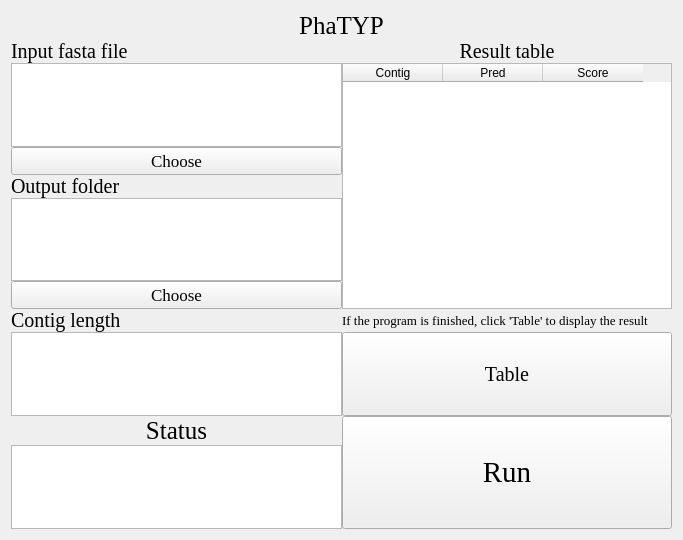
<?xml version="1.0" encoding="UTF-8"?>
<ui version="4.0">
 <class>Form</class>
 <widget class="QWidget" name="Form">
  <property name="geometry">
   <rect>
    <x>0</x>
    <y>0</y>
    <width>683</width>
    <height>540</height>
   </rect>
  </property>
  <property name="windowTitle">
   <string>Form</string>
  </property>
  <property name="styleSheet">
   <string notr="true">background-image: url(D:/tools/Pycharm/pyqt/logo/green_back.png);</string>
  </property>
  <layout class="QGridLayout" name="gridLayout_6">
   <item row="0" column="0">
    <layout class="QGridLayout" name="gridLayout">
     <property name="spacing">
      <number>0</number>
     </property>
     <item row="2" column="0">
      <widget class="QTextBrowser" name="textBrowser_2">
       <property name="styleSheet">
        <string notr="true">background-image: url(D:/Documents/Desktop/white.png)</string>
       </property>
      </widget>
     </item>
     <item row="1" column="0">
      <widget class="QLabel" name="label_2">
       <property name="font">
        <font>
         <family>Times New Roman</family>
         <pointsize>15</pointsize>
        </font>
       </property>
       <property name="text">
        <string>Input fasta file</string>
       </property>
       <property name="alignment">
        <set>Qt::AlignLeading|Qt::AlignLeft|Qt::AlignVCenter</set>
       </property>
      </widget>
     </item>
     <item row="8" column="1">
      <widget class="QPushButton" name="pushButton_4">
       <property name="sizePolicy">
        <sizepolicy hsizetype="Minimum" vsizetype="Expanding">
         <horstretch>0</horstretch>
         <verstretch>0</verstretch>
        </sizepolicy>
       </property>
       <property name="font">
        <font>
         <family>Times New Roman</family>
         <pointsize>15</pointsize>
        </font>
       </property>
       <property name="text">
        <string>Table</string>
       </property>
      </widget>
     </item>
     <item row="7" column="1">
      <widget class="QLabel" name="label_6">
       <property name="font">
        <font>
         <family>Times New Roman</family>
         <pointsize>10</pointsize>
        </font>
       </property>
       <property name="text">
        <string>If the program is finished, click 'Table' to display the result</string>
       </property>
       <property name="alignment">
        <set>Qt::AlignLeading|Qt::AlignLeft|Qt::AlignVCenter</set>
       </property>
      </widget>
     </item>
     <item row="9" column="1" rowspan="2">
      <widget class="QPushButton" name="pushButton">
       <property name="sizePolicy">
        <sizepolicy hsizetype="Expanding" vsizetype="Expanding">
         <horstretch>0</horstretch>
         <verstretch>0</verstretch>
        </sizepolicy>
       </property>
       <property name="font">
        <font>
         <family>Times New Roman</family>
         <pointsize>22</pointsize>
        </font>
       </property>
       <property name="styleSheet">
        <string notr="true">background-image: url(D:/Documents/Desktop/white.png)</string>
       </property>
       <property name="text">
        <string>Run</string>
       </property>
      </widget>
     </item>
     <item row="0" column="0" colspan="2">
      <widget class="QLabel" name="label">
       <property name="font">
        <font>
         <family>Times New Roman</family>
         <pointsize>19</pointsize>
        </font>
       </property>
       <property name="text">
        <string>PhaTYP</string>
       </property>
       <property name="alignment">
        <set>Qt::AlignCenter</set>
       </property>
      </widget>
     </item>
     <item row="4" column="0">
      <widget class="QLabel" name="label_3">
       <property name="font">
        <font>
         <family>Times New Roman</family>
         <pointsize>15</pointsize>
        </font>
       </property>
       <property name="text">
        <string>Output folder</string>
       </property>
       <property name="alignment">
        <set>Qt::AlignLeading|Qt::AlignLeft|Qt::AlignVCenter</set>
       </property>
      </widget>
     </item>
     <item row="5" column="0">
      <widget class="QTextBrowser" name="textBrowser_3">
       <property name="styleSheet">
        <string notr="true">background-image: url(D:/Documents/Desktop/white.png)</string>
       </property>
      </widget>
     </item>
     <item row="3" column="0">
      <widget class="QPushButton" name="pushButton_2">
       <property name="font">
        <font>
         <family>Times New Roman</family>
         <pointsize>13</pointsize>
        </font>
       </property>
       <property name="text">
        <string>Choose</string>
       </property>
      </widget>
     </item>
     <item row="7" column="0">
      <widget class="QLabel" name="label_5">
       <property name="font">
        <font>
         <family>Times New Roman</family>
         <pointsize>15</pointsize>
        </font>
       </property>
       <property name="text">
        <string>Contig length</string>
       </property>
       <property name="alignment">
        <set>Qt::AlignLeading|Qt::AlignLeft|Qt::AlignVCenter</set>
       </property>
      </widget>
     </item>
     <item row="6" column="0">
      <widget class="QPushButton" name="pushButton_3">
       <property name="font">
        <font>
         <family>Times New Roman</family>
         <pointsize>13</pointsize>
        </font>
       </property>
       <property name="text">
        <string>Choose</string>
       </property>
      </widget>
     </item>
     <item row="8" column="0">
      <widget class="QTextEdit" name="textEdit">
       <property name="styleSheet">
        <string notr="true">background-image: url(D:/Documents/Desktop/white.png)</string>
       </property>
      </widget>
     </item>
     <item row="9" column="0">
      <widget class="QLabel" name="label_4">
       <property name="font">
        <font>
         <family>Times New Roman</family>
         <pointsize>19</pointsize>
        </font>
       </property>
       <property name="text">
        <string>Status</string>
       </property>
       <property name="alignment">
        <set>Qt::AlignCenter</set>
       </property>
      </widget>
     </item>
     <item row="10" column="0">
      <widget class="QTextBrowser" name="textBrowser">
       <property name="styleSheet">
        <string notr="true">background-image: url(D:/Documents/Desktop/white.png)</string>
       </property>
      </widget>
     </item>
     <item row="2" column="1" rowspan="5">
      <widget class="QTableWidget" name="tableWidget">
       <property name="styleSheet">
        <string notr="true">background-image: url(D:/Documents/Desktop/white.png)</string>
       </property>
       <column>
        <property name="text">
         <string>Contig</string>
        </property>
       </column>
       <column>
        <property name="text">
         <string>Pred</string>
        </property>
       </column>
       <column>
        <property name="text">
         <string>Score</string>
        </property>
       </column>
      </widget>
     </item>
     <item row="1" column="1">
      <widget class="QLabel" name="label_7">
       <property name="font">
        <font>
         <family>Times New Roman</family>
         <pointsize>15</pointsize>
        </font>
       </property>
       <property name="text">
        <string>Result table</string>
       </property>
       <property name="alignment">
        <set>Qt::AlignCenter</set>
       </property>
      </widget>
     </item>
    </layout>
   </item>
  </layout>
 </widget>
 <resources/>
 <connections/>
</ui>
